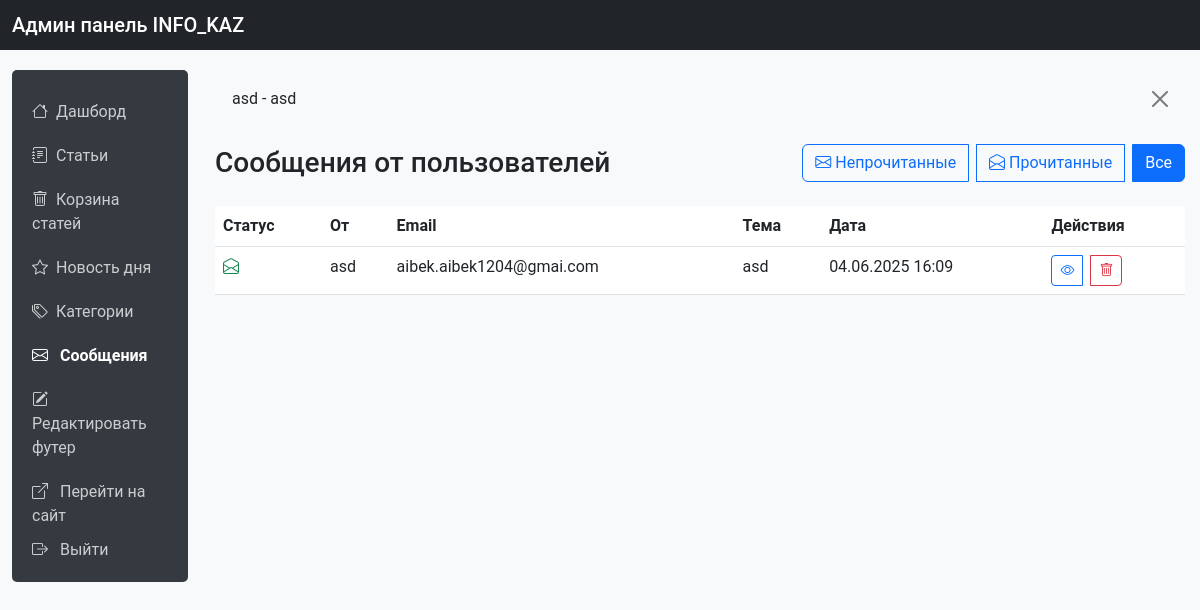
Screenshot of /aadminkaa01news/contacts/ (signed in) with the database file from the repository.
### news/models.py (models this page shows)
class Contact(models.Model):
    STATUS_CHOICES = [
        ('new', 'Новое'),
        ('in_progress', 'В обработке'),
        ('completed', 'Завершено'),
    ]
    name = models.CharField(max_length=100, verbose_name='Имя')
    email = models.EmailField(verbose_name='Email')
    subject = models.CharField(max_length=200, verbose_name='Тема')
    message = models.TextField(verbose_name='Сообщение')
    created_at = models.DateTimeField(auto_now_add=True, verbose_name='Дата отправки')
    status = models.CharField(
        max_length=20,
        choices=STATUS_CHOICES,
        default='new',
        verbose_name='Статус'
    )
    admin_response = models.TextField(verbose_name='Ответ администратора', blank=True, null=True)
    response_date = models.DateTimeField(verbose_name='Дата ответа', blank=True, null=True)
    class Meta:
        verbose_name = 'Обращение'
        verbose_name_plural = 'Обращения'
        ordering = ['-created_at']
    def __str__(self):
        return f"{self.name} - {self.subject}"

### news/views.py (the view)
@staff_member_required
def admin_contact_list(request):
    status = request.GET.get('status')
    if status == 'unread':
        messages = Contact.objects.filter(status='new').order_by('-created_at')
    elif status == 'read':
        messages = Contact.objects.filter(status='read').order_by('-created_at')
    else:
        messages = Contact.objects.all().order_by('-created_at')
    unread_count = Contact.objects.filter(status='new').count()
    context = {
        'messages': messages,
        'unread_messages_count': unread_count,
    }
    return render(request, 'news/admin/contact_list.html', context)

### news/views.py (called while the page is built, shortened)
def get_footer_content(request):
    footer_content = FooterContent.objects.first()
    return {'footer_content': footer_content}

### news/templates/news/admin/contact_list.html (shortened to what this page needs)
{% extends 'news/admin/admin_base.html' %}
{% block admin_content %}
<div class="d-flex justify-content-between align-items-center mb-4">
    <h1 class="h3 mb-0">Сообщения от пользователей</h1>
    <div class="btn-group">
        <a href="{% url 'news:admin_contact_list' %}?status=unread" class="btn btn-outline-primary {% if request.GET.status == 'unread' %}active{% endif %}">
            <i class="bi bi-envelope"></i> Непрочитанные
        </a>
        <a href="{% url 'news:admin_contact_list' %}?status=read" class="btn btn-outline-primary {% if request.GET.status == 'read' %}active{% endif %}">
            <i class="bi bi-envelope-open"></i> Прочитанные
        </a>
        <a href="{% url 'news:admin_contact_list' %}" class="btn btn-outline-primary {% if not request.GET.status %}active{% endif %}">
             Все
        </a>
    </div>
</div>
{% if messages %}
    <div class="table-responsive">
        <table class="table table-hover">
            <thead>
                <tr>
                    <th>Статус</th>
                    <th>От</th>
                    <th>Email</th>
                    <th>Тема</th>
                    <th>Дата</th>
                    <th>Действия</th>
                </tr>
            </thead>
            <tbody>
                {% for message in messages %}
                    <tr class="{% if message.status == 'new' %}table-primary{% endif %}">
                        <td>
                            {% if message.status == 'read' %}
                                <i class="bi bi-envelope-open text-success" title="Прочитано"></i>
                            {% else %}
                                <i class="bi bi-envelope text-primary" title="Непрочитано"></i>
                            {% endif %}
                        </td>
                        <td>{{ message.name }}</td>
                        <td>{{ message.email }}</td>
                        <td>{{ message.subject }}</td>
                        <td>{{ message.created_at|date:"d.m.Y H:i" }}</td>
                        <td>
                            <div class="btn-group">
                                <a href="{% url 'news:admin_contact_detail' message.id %}" class="btn btn-sm btn-outline-primary">
                                    <i class="bi bi-eye"></i>
                                </a>
                                <a href="{% url 'news:admin_contact_delete' message.id %}" class="btn btn-sm btn-outline-danger">
                                    <i class="bi bi-trash"></i>
                                </a>
                            </div>
                        </td>
                    </tr>
                {% endfor %}
            </tbody>
        </table>
    </div>
{% endif %}
{% endblock %}

### news/templates/news/admin/admin_base.html (shortened to what this page needs)
<!DOCTYPE html>
<html lang="ru">
<head>
    <link href="https://cdn.jsdelivr.net/npm/bootstrap@5.3.0/dist/css/bootstrap.min.css" rel="stylesheet">
    <link href="https://cdn.jsdelivr.net/npm/bootstrap-icons@1.11.0/font/bootstrap-icons.css" rel="stylesheet">
</head>
<body>
    <nav class="navbar navbar-dark bg-dark">
        <div class="container-fluid">
            <span class="navbar-brand mb-0 h1">Админ панель INFO_KAZ</span>
        </div>
    </nav>
    <div class="container-fluid admin-container">
        <div class="row">
            <div class="col-12 col-lg-2">
                <div class="collapse d-lg-block" id="adminSidebar">
                    <div class="admin-sidebar">
                        <ul class="nav flex-column">
                            <li class="nav-item">
                                <a class="nav-link {% if request.resolver_match.url_name == 'admin_dashboard' %}active{% endif %}" href="{% url 'news:admin_dashboard' %}">
                                    <i class="bi bi-house me-2"></i>Дашборд
                                </a>
                            </li>
                            <li class="nav-item">
                                <a class="nav-link " href="{% url 'news:admin_news_list' %}">
                                    <i class="bi bi-journal-text me-2"></i>Статьи
                                </a>
                            </li>
                            <li class="nav-item">
                                <a class="nav-link {% if request.resolver_match.url_name == 'admin_news_trash' %}active{% endif %}" href="{% url 'news:admin_news_trash' %}">
                                    <i class="bi bi-trash me-2"></i>Корзина статей
                                </a>
                            </li>
                            <li class="nav-item">
                                <a class="nav-link {% if request.resolver_match.url_name == 'admin_news_of_the_day' %}active{% endif %}" href="{% url 'news:admin_news_of_the_day' %}">
                                    <i class="bi bi-star me-2"></i>Новость дня
                                </a>
                            </li>
                            <li class="nav-item">
                                <a class="nav-link " href="{% url 'news:admin_category_list' %}">
                                    <i class="bi bi-tags me-2"></i>Категории
                                </a>
                            </li>
                            <li class="nav-item">
                                <a class="nav-link {% if request.resolver_match.url_name == 'admin_contact_list' %}active{% endif %}" href="{% url 'news:admin_contact_list' %}">
                                    <i class="bi bi-envelope me-2"></i> Сообщения
                                </a>
                            </li>
                            <li class="nav-item">
                                <a class="nav-link {% if request.resolver_match.url_name == 'admin_footer_edit' %}active{% endif %}"
                                   href="{% url 'news:admin_footer_edit' %}">
                                    <i class="bi bi-pencil-square me-2"></i> Редактировать футер
                                </a>
                            </li>
                            <li class="nav-item">
                                <a class="nav-link" href="{% url 'news:index' %}" target="_blank">
                                    <i class="bi bi-box-arrow-up-right me-2"></i> Перейти на сайт
                                </a>
                            </li>
                            <li class="nav-item">
                                <form id="logout-form" action="{% url 'news:admin_logout' %}" method="post" class="d-inline">
                                    <button type="submit" class="nav-link" style="background: none; border: none; padding: 0; margin: 0; cursor: pointer; color: rgba(255, 255, 255, 0.75);">
                                        <i class="bi bi-box-arrow-right me-2"></i> Выйти
                                    </button>
                                </form>
                            </li>
                        </ul>
                    </div>
                </div>
            </div>
            <div class="col-12 col-lg-10 admin-content">
                {% if messages %}
                    {% for message in messages %}
                        <div class="alert alert-{{ message.tags }} alert-dismissible fade show" role="alert">
                            {{ message }}
                            <button type="button" class="btn-close" data-bs-dismiss="alert" aria-label="Close"></button>
                        </div>
                    {% endfor %}
                {% endif %}
                {% block admin_content %}
                {% endblock %}
            </div>
        </div>
    </div>
</body>
</html>

### news/templates/news/admin/admin_base.html (style rules this page uses)
body { background-color: #f8f9fa; font-family: 'Roboto', sans-serif; }
.admin-container { margin-top: 20px; }
.admin-sidebar { background-color: #343a40; color: white; padding: 20px; border-radius: 5px; margin-bottom: 20px; }
.admin-sidebar a { color: rgba(255, 255, 255, 0.75); text-decoration: none; display: block; padding: 10px 0; transition: all 0.3s ease; }
.admin-sidebar .active { color: white; font-weight: bold; }
.admin-content { padding: 0 15px; }
.table-responsive { margin-bottom: 1rem; }
.btn-group { flex-wrap: wrap; gap: 0.5rem; }
.btn-group .btn { margin: 0; }

### rows the page displays
Contact: name+subject "asd - asd", status "read" (drawn), name "asd", email "aibek.aibek1204@gmai.com", subject "asd", created_at "04.06.2025 16:09"
